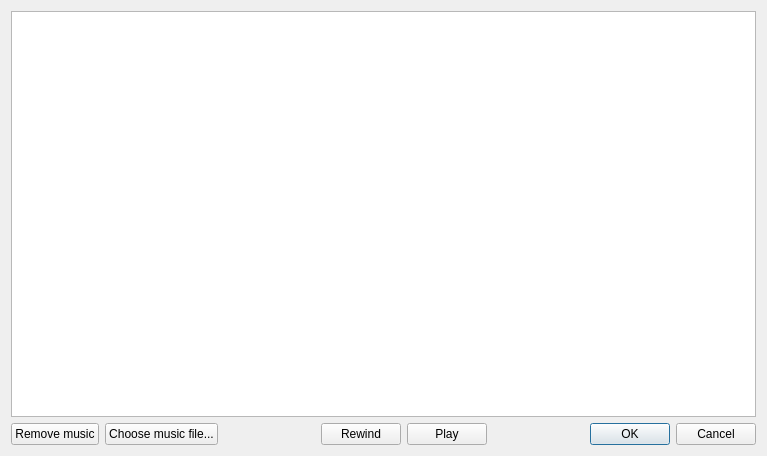
<?xml version="1.0" encoding="UTF-8"?>
<ui version="4.0">
 <class>BackgroundMusicDialog</class>
 <widget class="QDialog" name="BackgroundMusicDialog">
  <property name="geometry">
   <rect>
    <x>0</x>
    <y>0</y>
    <width>767</width>
    <height>456</height>
   </rect>
  </property>
  <property name="windowTitle">
   <string>Dialog</string>
  </property>
  <layout class="QVBoxLayout" name="verticalLayout">
   <item>
    <widget class="Waveform" name="waveform"/>
   </item>
   <item>
    <layout class="QHBoxLayout" name="horizontalLayout">
     <property name="sizeConstraint">
      <enum>QLayout::SetDefaultConstraint</enum>
     </property>
     <item>
      <widget class="QPushButton" name="removeMusicButton">
       <property name="text">
        <string>Remove music</string>
       </property>
      </widget>
     </item>
     <item>
      <widget class="QPushButton" name="chooseMusicFileButton">
       <property name="text">
        <string>Choose music file...</string>
       </property>
      </widget>
     </item>
     <item>
      <spacer name="horizontalSpacer_2">
       <property name="orientation">
        <enum>Qt::Horizontal</enum>
       </property>
       <property name="sizeHint" stdset="0">
        <size>
         <width>40</width>
         <height>20</height>
        </size>
       </property>
      </spacer>
     </item>
     <item>
      <widget class="QPushButton" name="rewindButton">
       <property name="text">
        <string>Rewind</string>
       </property>
      </widget>
     </item>
     <item>
      <widget class="QPushButton" name="playPauseButton">
       <property name="text">
        <string>Play</string>
       </property>
      </widget>
     </item>
     <item>
      <spacer name="horizontalSpacer">
       <property name="orientation">
        <enum>Qt::Horizontal</enum>
       </property>
       <property name="sizeHint" stdset="0">
        <size>
         <width>40</width>
         <height>20</height>
        </size>
       </property>
      </spacer>
     </item>
     <item>
      <widget class="QDialogButtonBox" name="buttonBox">
       <property name="sizePolicy">
        <sizepolicy hsizetype="Fixed" vsizetype="Fixed">
         <horstretch>0</horstretch>
         <verstretch>0</verstretch>
        </sizepolicy>
       </property>
       <property name="standardButtons">
        <set>QDialogButtonBox::Cancel|QDialogButtonBox::Ok</set>
       </property>
      </widget>
     </item>
    </layout>
   </item>
  </layout>
 </widget>
 <customwidgets>
  <customwidget>
   <class>Waveform</class>
   <extends>QGraphicsView</extends>
   <header>waveform.h</header>
  </customwidget>
 </customwidgets>
 <resources/>
 <connections>
  <connection>
   <sender>buttonBox</sender>
   <signal>accepted()</signal>
   <receiver>BackgroundMusicDialog</receiver>
   <slot>accept()</slot>
   <hints>
    <hint type="sourcelabel">
     <x>643</x>
     <y>435</y>
    </hint>
    <hint type="destinationlabel">
     <x>590</x>
     <y>453</y>
    </hint>
   </hints>
  </connection>
  <connection>
   <sender>buttonBox</sender>
   <signal>rejected()</signal>
   <receiver>BackgroundMusicDialog</receiver>
   <slot>reject()</slot>
   <hints>
    <hint type="sourcelabel">
     <x>717</x>
     <y>435</y>
    </hint>
    <hint type="destinationlabel">
     <x>688</x>
     <y>452</y>
    </hint>
   </hints>
  </connection>
 </connections>
</ui>
